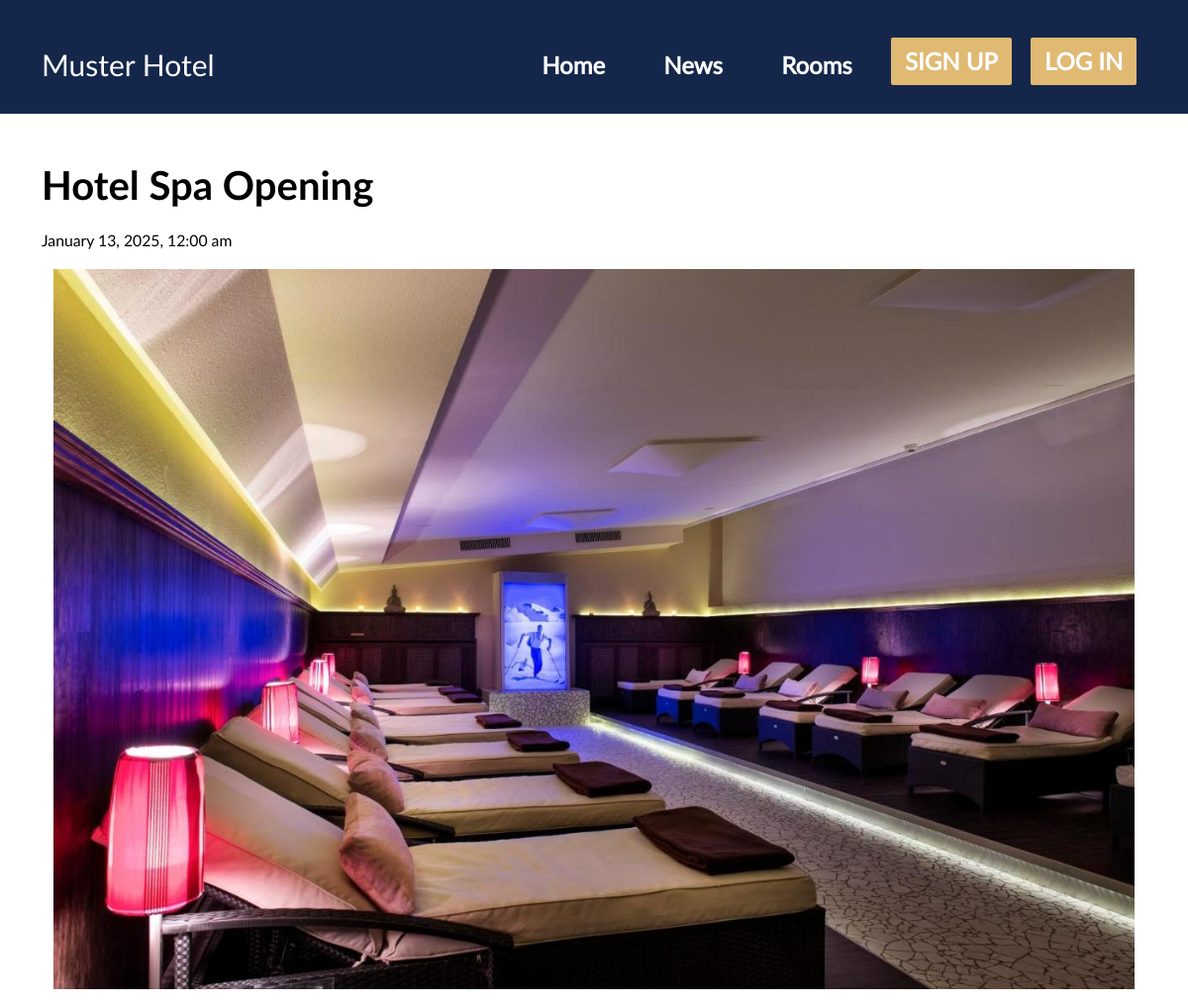
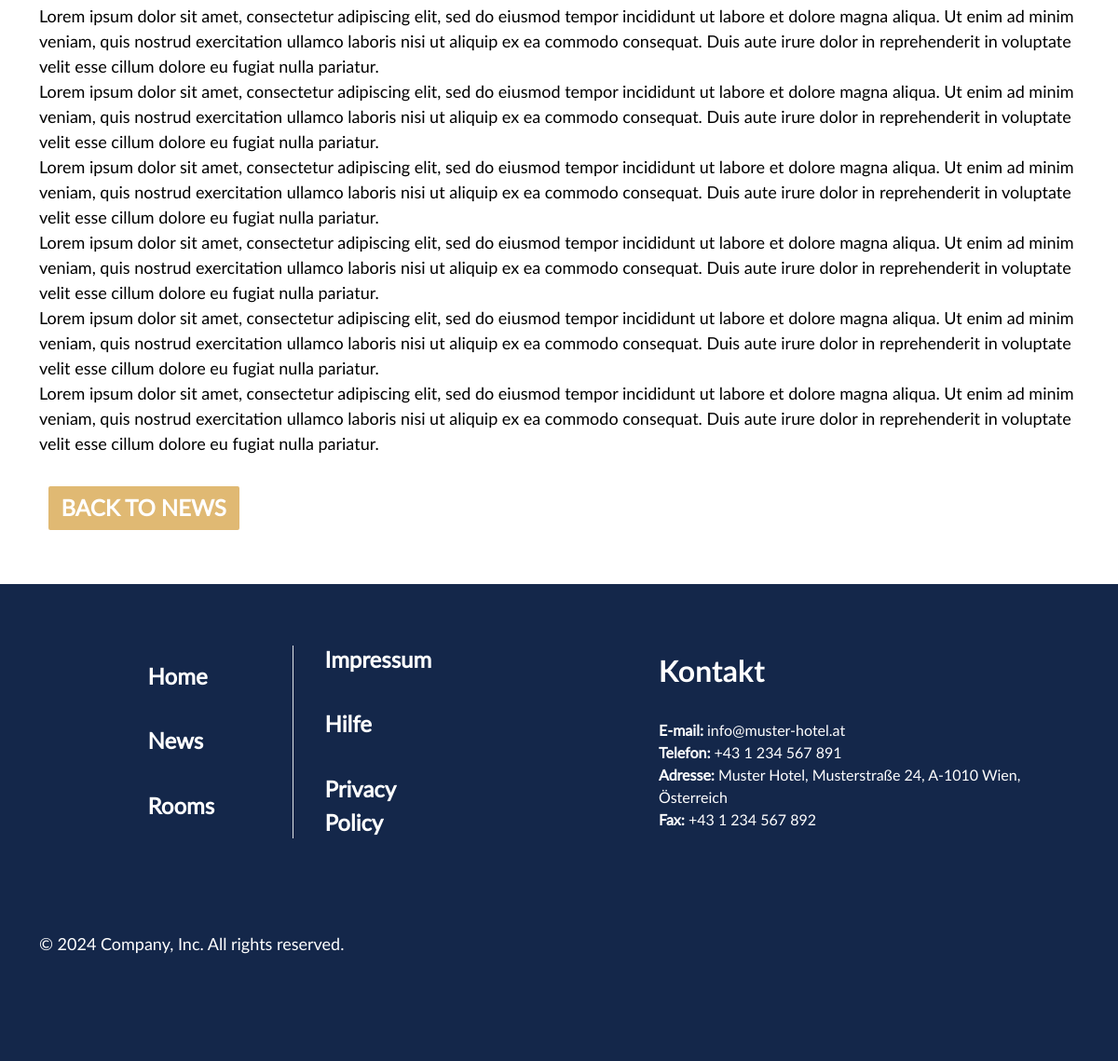
Page /news-preview.php?newsId=15 on the committed database (2 pictures, top to bottom).
### tables this page shows
CREATE TABLE `news` (
  `newsId` int(11) NOT NULL,
  `newsTitle` varchar(100) NOT NULL,
  `newsDescription` text NOT NULL,
  `newsImg` varchar(255) NOT NULL,
  `newsDate` date NOT NULL
);

### news-preview.php (the view, shortened to what this page needs)
<?php
include("include()/navbar.php");
require("includes/dbh.php");
if (isset($_SESSION['newsId'])) {
    $newsId = $_SESSION['newsId'];
} elseif (isset($_GET['newsId'])) {
    $newsId = $_GET['newsId'];
} else {
    echo "Invalid or missing newsId.";
    exit();
}
$sql = "SELECT * FROM news WHERE newsId = ?";
if ($stmt = mysqli_prepare($conn, $sql)) {
    mysqli_stmt_bind_param($stmt, "i", $newsId);
    mysqli_stmt_execute($stmt);
    $result = mysqli_stmt_get_result($stmt);
    if (mysqli_num_rows($result) > 0) {
        $news = mysqli_fetch_assoc($result);
    } else {
        echo "News not found!";
        exit();
    }
} else {
    echo "Database query failed.";
    exit();
}
?>
<div class="container mt-5">
    <h1><?php echo $news['newsTitle']; ?></h1>
    <p><small><?php echo date("F j, Y, g:i a", strtotime($news['newsDate'])); ?></small></p>
    <div class="container">
        <img src="<?php echo $news['newsImg']; ?>" alt="<?php echo $news['newsTitle']; ?>" style="max-width: 100%; height: auto;">
    </div>
    <div>
        <p><?php echo nl2br($news['newsDescription']); ?></p>
    </div>
    <a href="news.php" class="btn btn-nav btn-outline mt-3">Back to News</a>
</div>
<?php include("include()/footer.php"); ?>

### my.css/style.css (style rules this page uses)
:root { --c-white: #ffffff; --c-dirty-white: #f7f7f7; --c-gray: #2a2c2f; --c-dark-blue: #14274a; --c-beige: #e0b973; --c-black: #000000; --font-header: "LatoHeader", sans-serif; --font-body: "LatoBody", sans-serif; --box-shadow: 0px 15px 25px rgb(0, 0, 0, 0.8); --transition: all 0.5s ease; --font-size-h1: clamp(3.5rem, 5vw, 6rem); --font-size-h2: clamp(2.75rem, 4vw, 5rem); --font-size-h3: clamp(2rem, 3.5vw, 3.5rem); --font-size-h4: clamp(1.5rem, 3vw, 2rem); --font-size-h5: clamp(1.25rem, 2.5vw, 2rem); --font-size-h6: clamp(1rem, 2vw, 1.5rem); --font-size-body: clamp(1rem, 2vw, 1.125rem); --font-size-small: clamp(0.875rem, 1.5vw, 1rem); --font-size-btn: clamp(0.875rem, 1.5vw, 1rem); --font-size-footer: clamp(0.75rem, 1vw, 0.875rem); }
body { font-family: var(--font-body); background-color: var(--c-white); color: var(--c-black); max-width: 100vw; }
.btn-nav { font-weight: bold; font-size: var(--font-size-h6); text-transform: uppercase; border-radius: 2px; padding: 0.15em 0.5em; margin: 0.6em 0.4em 0.4em 0.4em; border: 2px solid; }
.btn-outline { border: 2px solid var(--c-beige); color: var(--c-white); background-color: var(--c-beige); border-radius: none; }
p { font-size: var(--font-size-body); margin-top: 1em; }
a { text-decoration: none; color: var(--c-beige); font-size: var(--font-size-body); }
h1, h2, h3, h4, h5, h6, .h1, .h2, .h3, .h4, .h5, .h6 { font-family: var(--font-header); }

### rows in the picture
news: newsTitle "Hotel Spa Opening", newsDate "January 13, 2025, 12:00 am", newsImg (picture), newsDescription "Lorem ipsum dolor sit amet, consectetur adipiscing elit, sed do eiusmod tempor incididunt ut labore et dolore magna aliqua. Ut enim ad minim veniam, quis nostrud exercitation ullamco laboris nisi ut aliquip ex ea commodo consequat. Duis aute irure dolor in reprehenderit in voluptate velit esse cillum dolore eu fugiat nulla pariatur. Lorem ipsum dolor sit amet, consectetur adipiscing elit, sed do eiusmod tempor incididunt ut labore et dolore magna aliqua. Ut enim ad minim veniam, quis nostrud exercitation ullamco laboris nisi ut aliquip ex ea commodo consequat. Duis aute irure dolor in reprehenderit in voluptate velit esse cillum dolore eu fugiat nulla pariatur. Lorem ipsum dolor sit amet,…"
